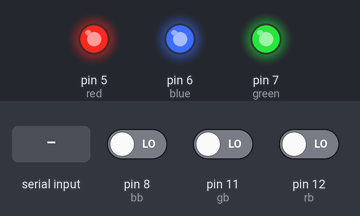
This sketch was run on a simulated Arduino Uno, built with avr-gcc and run on an emulated ATmega328P. Shown: output pins drawn as LEDs (lit = HIGH). Dashed ring = blinking. The test bench sets the inputs (shaded band); at power-on: pin 8 (bb) LOW, pin 11 (gb) LOW, pin 12 (rb) LOW. Random numbers use the default seed unless the sketch sets one; what the sketch prints to the serial monitor is not drawn.

Above: at 1.2 s.
1.3 s: "1" received over Serial
At 2.7 s:
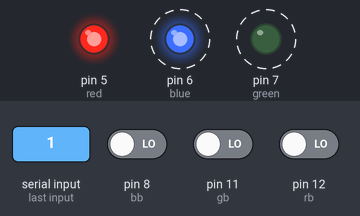
At 5.6 s:
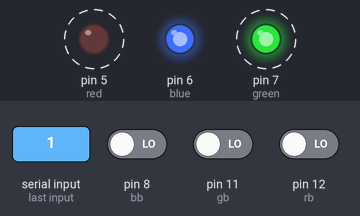
Timing chart, 0 to 8.3 s (numbered marks = the images above; inputs shaded):
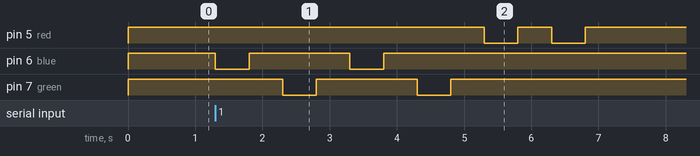

Measured:
- after the input at 1.3 s, pin 5 (red): alternates HIGH for 0.50 s and LOW for 0.50 s, 4 changes in all, then stays HIGH, starting after 4.0 s; pin 6 (blue): alternates HIGH for 1.5 s and LOW for 0.50 s, 4 changes in all, then stays HIGH, starting at once

The sketch:

OgpcTwo.ino
```cpp
int green = 7;
int blue = 6;
int red = 5;
int rb = 12;
int gb = 11;
int bb = 8;

int pattern[7] = {};

enum state {
  WAITING,
  PLAYING
};

state currentState;
int runGames;

int addPattern() {
  for (int x = 0; x < sizeof(pattern) / sizeof(int); x++) {
    if (pattern[x] == 0) {
      pattern[x] = random(1, 4);
      break;
    }
  }
}

// the setup routine runs once when you press reset:
void setup() {
  // initialize the digital pin as an output.
  randomSeed(analogRead(0));
  pinMode(red, OUTPUT);
  pinMode(green, OUTPUT);
  pinMode(blue, OUTPUT);

  pinMode(rb, INPUT);
  pinMode(gb, INPUT);
  pinMode(bb, INPUT);

  Serial.begin(9600);
  Serial.write('b');

}

int waitButton() {
  while (digitalRead(rb) == HIGH || digitalRead(gb) == HIGH ||
    digitalRead(bb) == HIGH) delay(25);

  while (digitalRead(rb) == LOW && digitalRead(gb) == LOW &&
    digitalRead(bb) == LOW) delay(25);

  if (digitalRead(rb) == HIGH) {
    while (digitalRead(rb) == HIGH) delay(25);
    return 1;
  } else if (digitalRead(gb) == HIGH) {
    while (digitalRead(gb) == HIGH) delay(25);
    return 2;
  } else if (digitalRead(bb) == HIGH) {
    while (digitalRead(bb) == HIGH) delay(25);
    return 3;
  }

  return 0;
}

void displayPattern() {
  static int writePins[] = {
    red,
    green,
    blue
  };
  for (int x = 0; x < sizeof(pattern) / sizeof(int) && pattern[x] != 0; x++) {
    int cur = pattern[x];
    if (cur) digitalWrite(writePins[cur - 1], LOW);
    delay(500);
    digitalWrite(red, HIGH);
    digitalWrite(green, HIGH);
    digitalWrite(blue, HIGH);
    delay(500);
  }
}

bool readPattern() {
  for (int x = 0; x < sizeof(pattern) / sizeof(int); x++) {
    int cur = pattern[x];
    if (cur == 0) {
      return true;
    }
    int picked = waitButton();
    if (cur != picked) {
      delay(250);
      return false;
    }
  }
}

void clearPattern(){
  for(int x = 0; x < sizeof(pattern) / sizeof(int); x++){
    pattern[x] = 0;
  }
}

void loop() {
  if(currentState == WAITING){
    digitalWrite(red, HIGH);
    digitalWrite(green, HIGH);
    digitalWrite(blue, HIGH);
  } else if(currentState == PLAYING){
    if(runGames > 0){
      runGames--;
      clearPattern();
      for(int i = 0; i < 6; i++) addPattern();
      displayPattern();
      if(readPattern()){
        Serial.write('s');
      } else {
        Serial.write('f');
      }
      delay(500);
    } else {
      Serial.write('d');
    }
  }

  while(Serial.available()){
    int newByte = Serial.read();
    if(newByte == 'r') {
      currentState = WAITING;
      runGames = 0;
      clearPattern();
      Serial.write('o');
    } else {
      runGames += newByte;
      currentState = PLAYING;
    }
  }
}
```
